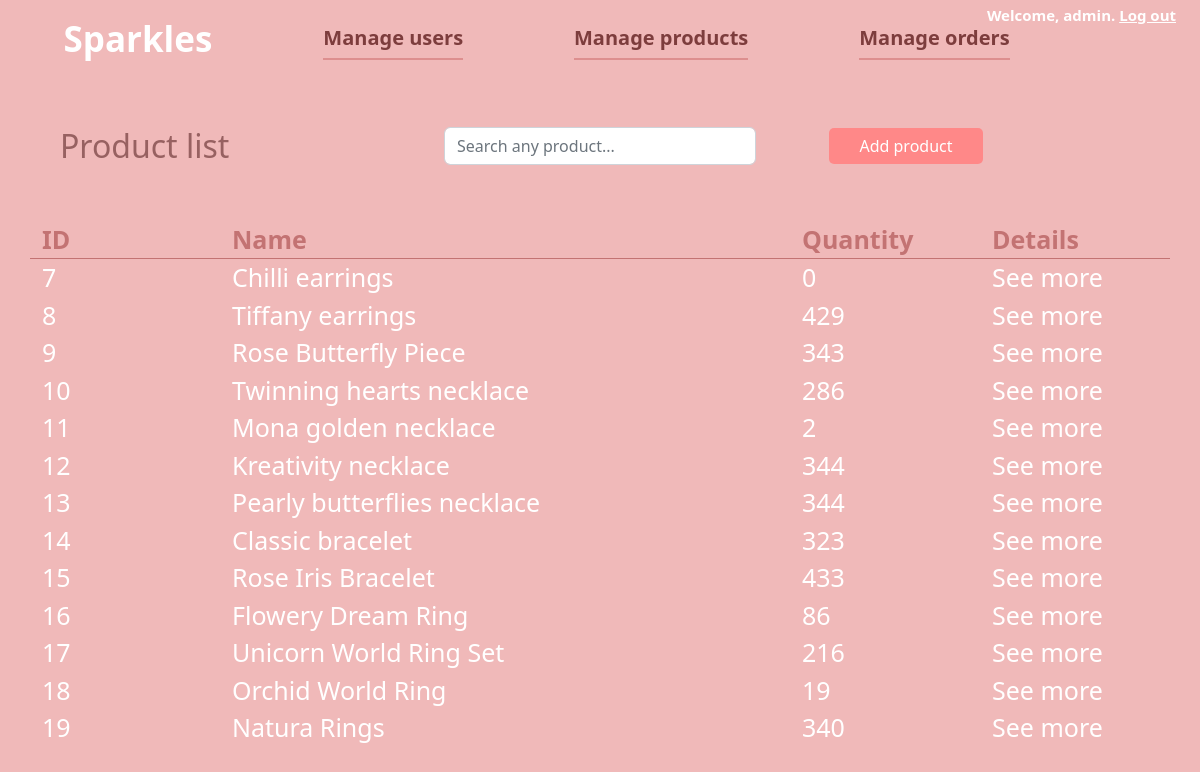
Page /products/ (signed in) on the earlier database version.
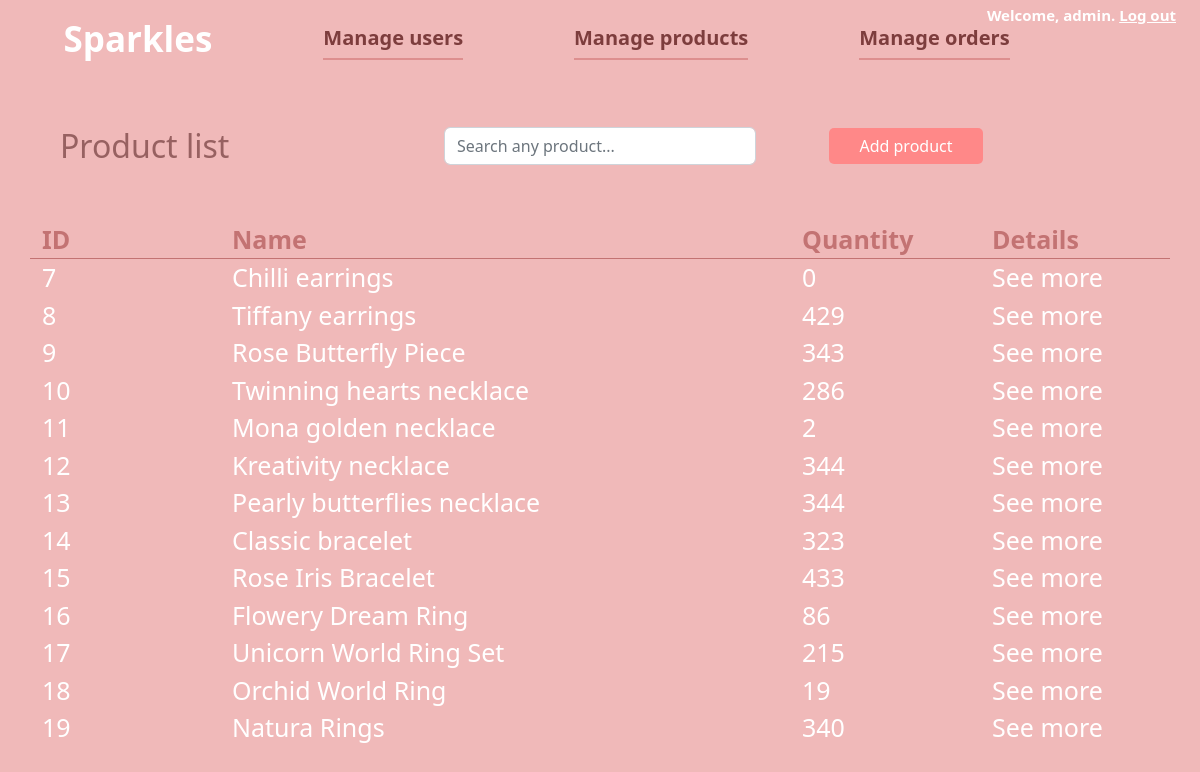
Same page on the later database version.
### shop/models.py (models this page shows, shortened)
class Product(models.Model):
    name = models.CharField(max_length=255)
    quantity = models.IntegerField()
    price = models.IntegerField()
    image = models.ImageField(upload_to='images', blank=True)
    description = models.TextField(max_length=255)
    category = models.ForeignKey(Category, on_delete=models.CASCADE)
    brand = models.ForeignKey(Brand, on_delete=models.CASCADE, blank=True, null=True)
    visits = models.IntegerField(default=0)

### shop/views.py (the view)
# urls.py: path('products/', manage_products, name="manage_products"),
@login_required(login_url="/admin_login")
@user_passes_test(is_seller, login_url="/admin_login")
def manage_products(request):
    context= dict()
    context["products"] = Product.objects.all()
    return render(request, "seller/products_management.html", context=context)

### shop/views.py (called while the page is built)
def is_seller(user):
    return user.groups.filter(name='Seller').exists()

### shop/templates/seller/products_management.html (shortened to what this page needs)
{% extends "seller/seller_base.html" %}
{% block content %}
<div id="dashboard_body"  style="height: 100%;">
    <div class="row mx-5 py-5">
        <div class="col"><h2 style="color: rgb(151, 97, 97);">Product list</h2></div>
        <div class="col mx-5">
            <div class="d-flex form-inputs">
            <input class="form-control" type="text" placeholder="Search any product...">
            </div>
        </div>
        <div class="col"><a href="/add_product"><button id="add_product_btn" class="form-control btn">Add product</button></a></div>
    </div>
    <div class="container">
        <div class="row" id="table_header">
            <div class="col-md-2">ID</div>
            <div class="col-md-6">Name</div>
            <div class="col-md-2">Quantity</div>
            <div class="col-md-2">Details</div>
        </div>
            {% for product in products %}
                <div class="row table_rows">
                    <div class="col-md-2">{{product.id}}</div>
                    <div class="col-md-6">{{product.name}}</div>
                    <div class="col-md-2">{{product.quantity}}</div>
                    <div class="col-md-2"><a href="/product_details?id={{product.id}}">See more</a></div>
                </div>
            {% endfor %}
    </div>
</div>
{% endblock %}

Differences in the rows shown:
changed Product "Unicorn World Ring Set": quantity "216" → "215"
